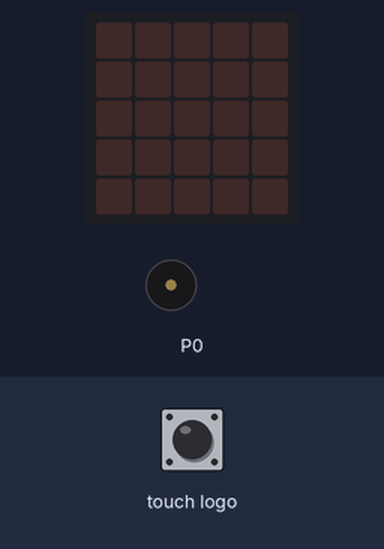
Simulated run of this program. Board: BBC micro:bit (MakeCode). Parts: the board's 5×5 LED display, buzzer (waves = sounding). The inputs (shaded band) are chosen by the test bench.

Above: at 1.2 s.
1.3 s: touch logo pressed for 0.15 s
At 2.1 s:
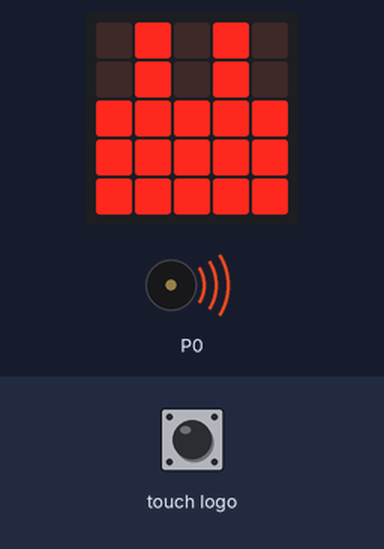
At 3.1 s:
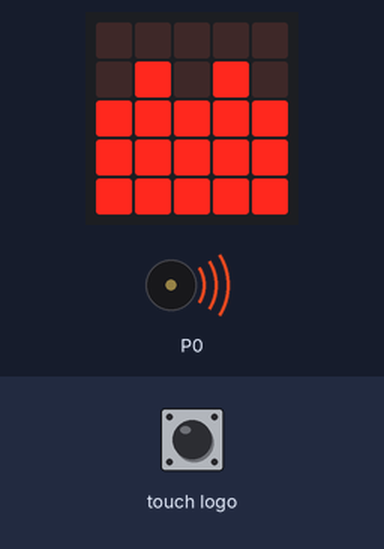
Timing chart, 0 to 10.3 s (numbered marks = the images above; inputs shaded):
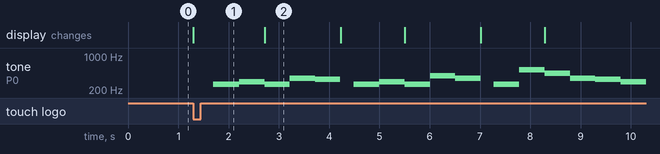

The program:

main.ts
```typescript
function 点亮 () {
    led.plot(1, 0)
    led.plot(3, 0)
}
input.onLogoEvent(TouchButtonEvent.Touched, function () {
    basic.showLeds(`
        . # . # .
        . # . # .
        # # # # #
        # # # # #
        # # # # #
        `)
    for (let index = 0; index < 2; index++) {
        for (let index = 0; index < 1; index++) {
            music.playTone(262, music.beat(BeatFraction.Half))
            music.playTone(262, music.beat(BeatFraction.Half))
            music.playTone(294, music.beat(BeatFraction.Whole))
            熄灭()
            music.playTone(262, music.beat(BeatFraction.Whole))
            music.playTone(349, music.beat(BeatFraction.Whole))
            music.playTone(330, music.beat(BeatFraction.Whole))
            点亮()
            music.rest(music.beat(BeatFraction.Half))
        }
        for (let index = 0; index < 1; index++) {
            music.playTone(262, music.beat(BeatFraction.Half))
            music.playTone(262, music.beat(BeatFraction.Half))
            music.playTone(294, music.beat(BeatFraction.Whole))
            熄灭()
            music.playTone(262, music.beat(BeatFraction.Whole))
            music.playTone(392, music.beat(BeatFraction.Whole))
            music.playTone(349, music.beat(BeatFraction.Whole))
            点亮()
            music.rest(music.beat(BeatFraction.Half))
        }
        for (let index = 0; index < 1; index++) {
            music.playTone(262, music.beat(BeatFraction.Half))
            music.playTone(262, music.beat(BeatFraction.Half))
            music.playTone(523, music.beat(BeatFraction.Whole))
            熄灭()
            music.playTone(440, music.beat(BeatFraction.Whole))
            music.playTone(349, music.beat(BeatFraction.Whole))
            music.playTone(330, music.beat(BeatFraction.Whole))
            music.playTone(294, music.beat(BeatFraction.Whole))
            点亮()
            music.rest(music.beat(BeatFraction.Half))
        }
        for (let index = 0; index < 1; index++) {
            music.playTone(466, music.beat(BeatFraction.Half))
            music.playTone(466, music.beat(BeatFraction.Half))
            music.playTone(440, music.beat(BeatFraction.Whole))
            熄灭()
            music.playTone(349, music.beat(BeatFraction.Whole))
            music.playTone(392, music.beat(BeatFraction.Double))
            music.playTone(349, music.beat(BeatFraction.Breve))
            点亮()
            music.rest(music.beat(BeatFraction.Whole))
        }
    }
})
function 熄灭 () {
    led.unplot(1, 0)
    led.unplot(3, 0)
}
music.setTempo(120)
music.setBuiltInSpeakerEnabled(true)
```

test.ts
```typescript
// 在此处测试；当此软件包作为插件使用时，将不会编译此软件包。
```

Measured:
- after the input at 1.3 s, tone on P0: plays 262 Hz for 0.51 s, 294 Hz for 0.51 s, 262 Hz for 0.51 s, 349 Hz for 0.51 s, 330 Hz for 0.50 s, 262 Hz for 0.51 s … (16 notes in this stretch), starting after 0.40 s; the display: changes at once (image 1)
